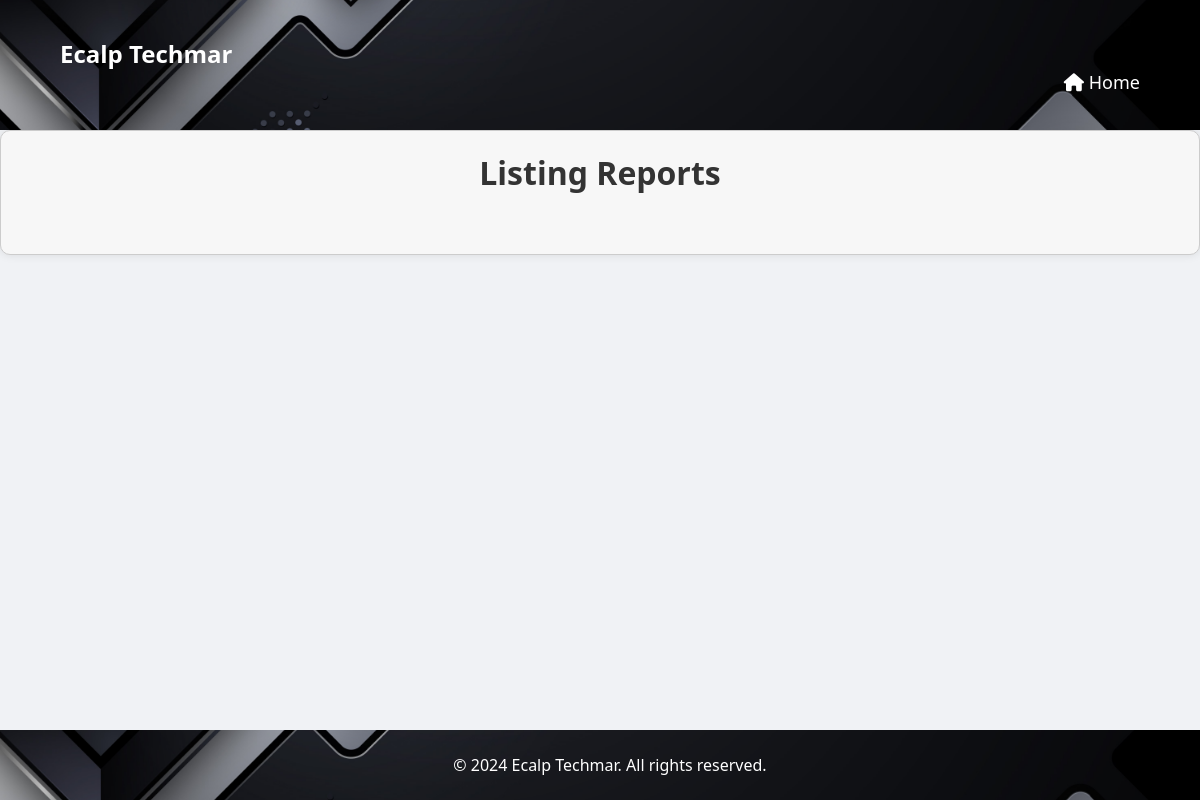
The page /listing_reports/ (signed in) on the database as committed earlier.
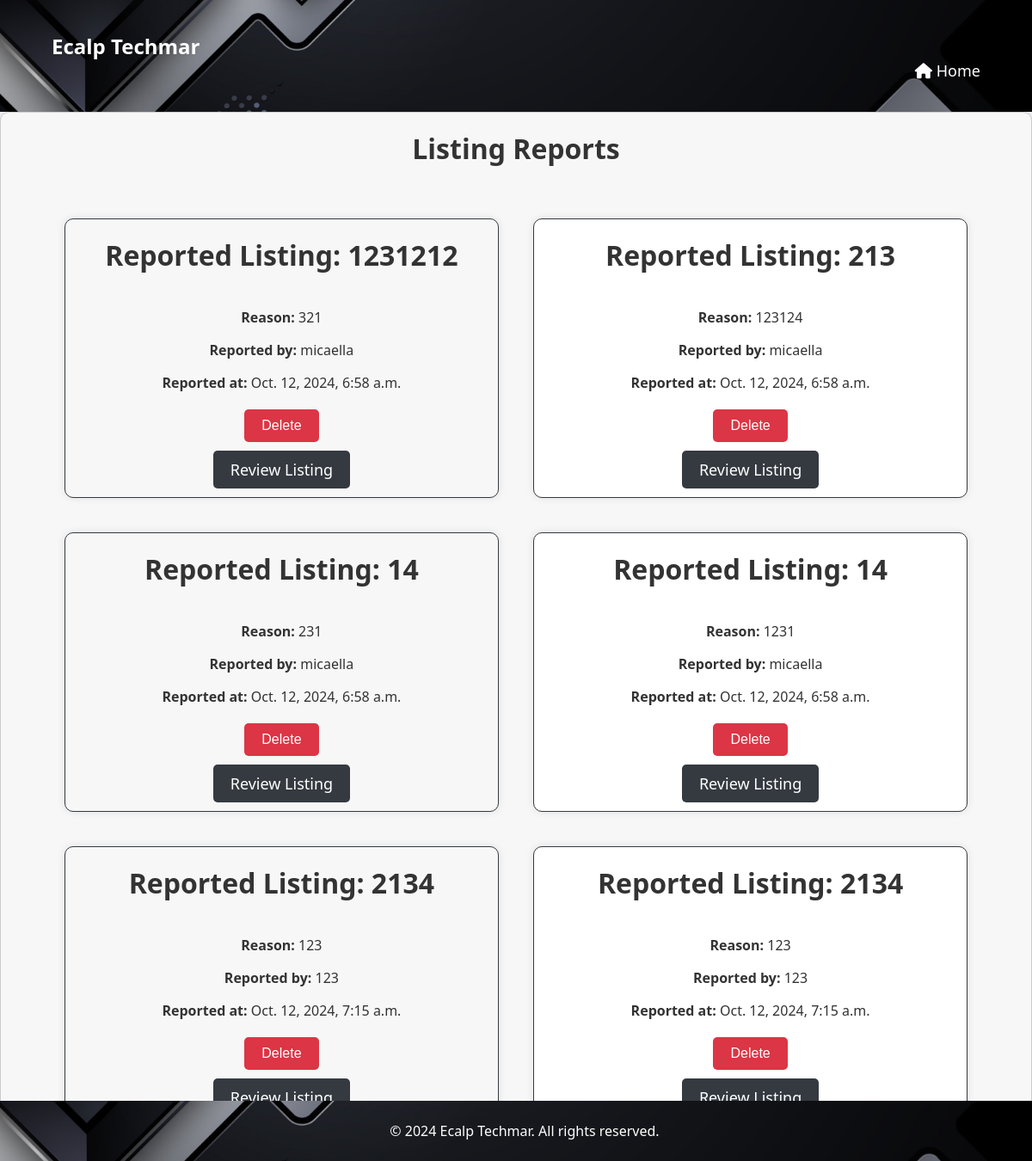
The same page on the database as committed later.
### newsfeed/models.py (models this page shows, shortened)
class Report(models.Model):
    product = models.ForeignKey(Product, on_delete=models.CASCADE)
    user = models.ForeignKey(User, on_delete=models.CASCADE)
    reason = models.TextField()
    created_at = models.DateTimeField(auto_now_add=True)
    class Meta:
        verbose_name = 'Listing Report'
        verbose_name_plural = 'Listing Reports'

class Product(models.Model):
    title = models.CharField(max_length=255)
    description = models.TextField()
    price = models.DecimalField(max_digits=10, decimal_places=2)
    image = models.ImageField(upload_to='products/')
    mobile_number = models.CharField(max_length=20)
    location = models.CharField(max_length=255)
    user = models.ForeignKey(User, on_delete=models.CASCADE)
    created_at = models.DateTimeField(auto_now_add=True)
    category = models.CharField(max_length=50, choices=[('Electronics', 'Electronics'), ('Fashion and Beauty', 'Fashion and Beauty'), ('Home and Garden', 'Home and Garden'), ('Sports and Leisure', 'Sports and Leisure'), ('Others', 'Others')], default='Others')
    is_active = models.BooleanField(default=True)
    deleted_at = models.DateTimeField(null=True, blank=True)

### custom_admin/views.py (the view)
# urls.py: path('listing_reports/', views.listing_reports, name='listing_reports'),
@login_required
@user_passes_test(is_staff)
def listing_reports(request):
    reports = Report.objects.all()
    return render(request, 'listing_reports.html', {'reports': reports})

### custom_admin/views.py (called while the page is built)
def is_staff(user):
    return user.is_staff or user.is_superuser

### custom_admin/templates/listing_reports.html (shortened to what this page needs)
<!DOCTYPE html>
<html lang="en">
<head>
    {% load static %}
    <link rel="stylesheet" href="{% static 'main/styles.css' %}">
    <link rel="stylesheet" href="https://cdnjs.cloudflare.com/ajax/libs/font-awesome/6.0.0-beta3/css/all.min.css">
</head>
<body>
    <header>
    <div class="container">
        <h1 class="logo">Ecalp Techmar</h1>
        <nav>
            <ul>
                  <li><a href="{% url 'custom_admin:admin_dashboard' %}"><i class="fas fa-home"></i> Home</a></li>
            </ul>
        </nav>
    </div>
</header>
  <section id="listing-reports">
    <h2>Listing Reports</h2>
    <div class="reports">
        {% for report in reports %}
            <div class="report">
                <h2>Reported Listing: {{ report.product.title }}</h2>
                <div class="report-details">
                    <p><strong>Reason:</strong> {{ report.reason }}</p>
                    <p><strong>Reported by:</strong> {{ report.user.username }}</p>
                    <p><strong>Reported at:</strong> {{ report.created_at }}</p>
                </div>
                <div class="button-group">
                    <div class="delete-button-container">
                        <button class="new-delete-button">
                            <a href="{% url 'custom_admin:delete_listing_report' report.pk %}" onclick="return confirm('Are you sure you want to delete this report?')">
                                Delete
                            </a>
                        </button>
                    </div>
                    <a href="{% url 'newsfeed:listing_detail' report.product.pk %}" class="btn btn-primary">Review Listing</a>
                </div>
            </div>
        {% endfor %}
    </div>
</section>
     <footer>
        <div class="container">
            <div class="footer-content">
                <p style="text-align: center; width: 100%;">&copy; 2024 Ecalp Techmar. All rights reserved.</p>
            </div>
        </div>
    </footer>
</body>
</html>

### main/static/main/styles.css (style rules this page uses)
body { font-family: 'Segoe UI', Tahoma, Geneva, Verdana, sans-serif; margin: 0; padding: 0; box-sizing: border-box; background-color: #f0f2f5; color: #333; }
header { background-color: #343a40; color: white; padding: 15px 0; position: sticky; top: 0; z-index: 1000; }
.container { width: 90%; max-width: 1200px; margin: 0 auto; padding: 0 15px; }
.logo { margin: 0; font-size: 24px; }
nav ul { list-style: none; padding: 0; display: flex; justify-content: flex-end; margin: 0; }
nav ul li { margin-left: 20px; }
nav ul li a { color: white; text-decoration: none; font-size: 18px; transition: color 0.3s; }
.btn { background-color: #343a40; color: white; padding: 10px 20px; text-decoration: none; border-radius: 5px; font-size: 18px; transition: background 0.3s; }
section { padding: 60px 0; }
section h2 { text-align: center; margin-bottom: 40px; font-size: 32px; }
footer { background-color: #343a40; color: white; padding: 15px 0; text-align: center; }
.footer-content { display: flex; justify-content: space-between; align-items: center; flex-wrap: wrap; }
.footer-content p { margin: 0; }

Rows that differ between the two databases and show on the page:
added Report: product "1231212", reason "321", user.username "micaella", created_at "Oct. 12, 2024, 6:58 a.m."
added Report: product "213", reason "123124", user.username "micaella", created_at "Oct. 12, 2024, 6:58 a.m."
added Report: product "14", reason "231", user.username "micaella", created_at "Oct. 12, 2024, 6:58 a.m."
added Report: product "14", reason "1231", user.username "micaella", created_at "Oct. 12, 2024, 6:58 a.m."
added Report: product "2134", reason "123", user.username "123", created_at "Oct. 12, 2024, 7:15 a.m."
added Report: product "2134", reason "123", user.username "123", created_at "Oct. 12, 2024, 7:15 a.m."
